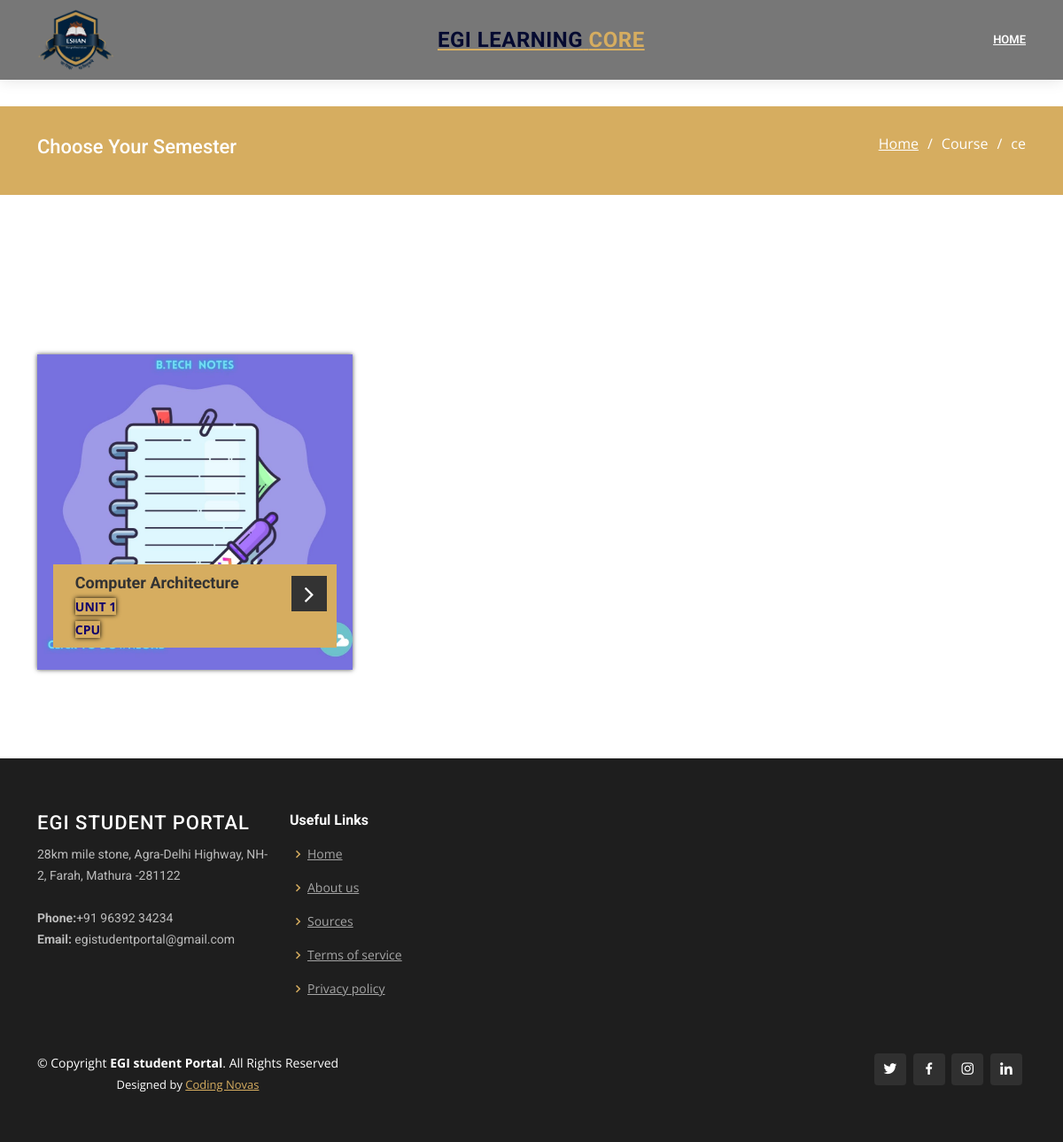
/bca_sem3/, run on the app's committed database.
### notes/models.py (models this page shows, shortened)
class bca_sem3_notes(models.Model):
    Subject=models.CharField(max_length=50)
    UNIT=models.CharField(max_length=50, choices=UNIT_CHOICE)
    UNIT_name=models.CharField(max_length=150)
    Drive_link=models.URLField(max_length=2000)

### notes/views.py (the view)
# urls.py: path('bca_sem3/', views.bca_sem3, name='bca_sem3'),
def bca_sem3(request):
    bcasem3=bca_sem3_notes.objects.all()
    return render (request, "notes/bca/sem3.html", {'bcasem3' : bcasem3})

### templates/notes/bca/sem3.html (shortened to what this page needs)
<!DOCTYPE html>
<html lang="en">
<head>
  <!DOCTYPE html>
<html>
<head>
  {% load static %}
    <link rel="stylesheet" href="{% static 'assets_notes/bootstrap/css/bootstrap.min.css' %}">
    <link rel="stylesheet" href="assets_notes/fonts/ionicons.min.css">
    <link rel="stylesheet" href="https://cdnjs.cloudflare.com/ajax/libs/pikaday/1.6.1/css/pikaday.min.css">
</head>
  <link href="{% static 'assets/vendor/bootstrap/css/bootstrap.min.css' %}" rel="stylesheet">
  <link href="{% static 'assets/vendor/icofont/icofont.min.css' %}" rel="stylesheet">
  <link href="{% static 'assets/vendor/boxicons/css/boxicons.min.css' %}" rel="stylesheet">
  <link href="{% static 'assets/vendor/animate.css/animate.min.css' %}" rel="stylesheet">
  <link href="{% static 'assets/vendor/venobox/venobox.css' %}" rel="stylesheet">
  <link href="{% static 'assets/vendor/owl.carousel/assets/owl.carousel.min.css' %}" rel="stylesheet">
  <link href="{% static 'assets/vendor/aos/aos.css' %}" rel="stylesheet">
  <link href="{% static 'assets/vendor/remixicon/remixicon.css' %}" rel="stylesheet">
  <link rel="stylesheet" href="{% static 'assets_event/bootstrap/css/bootstrap.min.css' %}">
  <link rel="stylesheet" href="{% static 'assets_event/fonts/font-awesome.min.css' %}">
  <link rel="stylesheet" href="{% static 'assets_event/css/Bold-BS4-Cards-with-Hover-Effect-74-1.css' %}">
  <link rel="stylesheet" href="{% static 'assets_event/css/Bold-BS4-Cards-with-Hover-Effect-74.css' %}">
  <link rel="stylesheet" href="{% static 'assets_event/css/styles.css' %}">
  <link href="{% static 'assets/css/style.css' %}" rel="stylesheet">
</head>
<body>
  <header id="header" class="fixed-top">
    <div class="container d-flex align-items-center">
      <a href="{% url 'main' %}" class="logo mr-auto"><img src="assets/img/ESHAN-LOGO-REDESIGN.png" alt="" class="img-fluid"></a>
      <h1 class="logo mr-auto"><a href="/index.html"><span>EGI Learning</span> Core</a></h1>
      <nav class="nav-menu d-none d-lg-block">
        <ul>
          <li><a href="{% url 'main' %}">Home</a></li>
          </ul>
  </header>
  <main id="main">
    <section id="breadcrumbs" class="breadcrumbs">
      <div class="container">
        <div class="d-flex justify-content-between align-items-center">
          <h2>Choose Your Semester</h2>
          <ol>
            <li><a href="main">Home</a></li>
            <li>Course</li>
            <li>ce</li>
          </ol>
        </div>
      </div>
    </section>
    <main class="page projects-page">
        <section class="portfolio-block projects-cards">
            <div class="container">
                <div class="row">
                  {% for bca_sem3_notes in bcasem3  %}
                  <div class="col-sm-6 col-md-4">
                    <div class="box"><img src="{% static 'assets_notes/img/course/sub.jpg' %}" alt="Desmond">
                        <div class="box-heading">
                            <h4 class="title" style="color:#333333;"> {{bca_sem3_notes.Subject}}</h4><span class="post" style="color:#333333;"><b class="date">UNIT {{bca_sem3_notes.UNIT}} </b></span>
                            <span class="post" style="color:#333333;"><b class="date"> {{bca_sem3_notes.UNIT_name}}</b></span>
                        </div>
                    </div>
                    {% endfor %}
        </section>
    </main>
 </main>
</body>
</html>
  <footer id="footer">
    <div class="footer-top">
      <div class="container">
        <div class="row">
          <div class="col-lg-3 col-md-6 footer-contact">
            <h3>EGI Student Portal</h3>
            <p>
              28km mile stone, Agra-Delhi Highway, NH-2, Farah, Mathura -281122 <br><br>
              <strong>Phone:</strong>+91 96392 34234<br>
              <strong>Email:</strong> egistudentportal@gmail.com<br>
            </p>
          </div>
          <div class="col-lg-2 col-md-6 footer-links">
            <h4>Useful Links</h4>
            <ul>
              <li><i class="bx bx-chevron-right"></i> <a href="{% url 'main' %}">Home</a></li>
              <li><i class="bx bx-chevron-right"></i> <a href="{% url 'team' %}">About us</a></li>
              <li><i class="bx bx-chevron-right"></i> <a href="{% url 'sources' %}">Sources</a></li>
              <li><i class="bx bx-chevron-right"></i> <a href="#">Terms of service</a></li>
              <li><i class="bx bx-chevron-right"></i> <a href="#">Privacy policy</a></li>
            </ul>
          </div>
    <div class="container d-md-flex py-4">
      <div class="mr-md-auto text-center text-md-left">
        <div class="copyright">
          &copy; Copyright <strong><span>EGI student Portal</span></strong>. All Rights Reserved
        </div>
        <div class="credits">
          Designed by <a href="https://www.instagram.com/codingnova/">Coding Novas</a>
        </div>
      </div>
      <div class="social-links text-center text-md-right pt-3 pt-md-0">
        <a href="https://twitter.com/eshancollege" class="twitter"><i class="bx bxl-twitter"></i></a>
        <a href="https://www.facebook.com/eshancollege" class="facebook"><i class="bx bxl-facebook"></i></a>
        <a href="https://www.instagram.com/eshaninstitute/" class="instagram"><i class="bx bxl-instagram"></i></a>
        <a href="linkedin.com/eshancollege" class="linkedin"><i class="bx bxl-linkedin"></i></a>
      </div>
    </div>
  </footer>
</body>
</html>

### static/assets_event/css/Bold-BS4-Cards-with-Hover-Effect-74-1.css (style rules this page uses)
.box { position: relative; overflow: hidden; box-shadow: 0 0 5px #555; }
.box img { width: 100%; height: auto; }
.box .box-heading { width: 90%; position: absolute; bottom: 25px; left: 5%; background: #D6AD60; padding: 10px 60px 10px 25px; color: #fff; transition: all 0.3s ease 0s; }
.box .box-heading:after { content: "\f105"; font-family: fontawesome; width: 40px; height: 40px; line-height: 40px; position: absolute; top: 13px; right: 11px; background: #333; font-size: 30px; color: #fff; text-align: center; }
.box .title { margin: 0; font-size: 18px; font-weight: bold; }
.box .post { display: block; font-size: 14px; color: #fff; text-transform: capitalize; margin-top: 5px; }

### static/assets_event/css/Bold-BS4-Cards-with-Hover-Effect-74.css (style rules this page uses)
.box { position: relative; overflow: hidden; box-shadow: 0 0 5px #555; }
.date { position: relative; color: rgb(16, 0, 107); box-shadow: 0 0 5px rgb(0, 0, 0); background-color:#D6AD60 ; }
.box img { width: 100%; height: auto; }
.box .box-heading { width: 90%; position: absolute; bottom: 25px; left: 5%; background: #D6AD60; padding: 10px 60px 10px 25px; color: #fff; transition: all 0.3s ease 0s; }
.box .box-heading:after { content: "\f105"; font-family: fontawesome; width: 40px; height: 40px; line-height: 40px; position: absolute; top: 13px; right: 11px; background: #333; font-size: 30px; color: #fff; text-align: center; }
.box .title { margin: 0; font-size: 18px; font-weight: bold; }
.box .post { display: block; font-size: 14px; color: #fff; text-transform: capitalize; margin-top: 5px; }

### data on the page
bca_sem3_notes: Subject "Computer Architecture", UNIT "1", UNIT_name "CPU"
